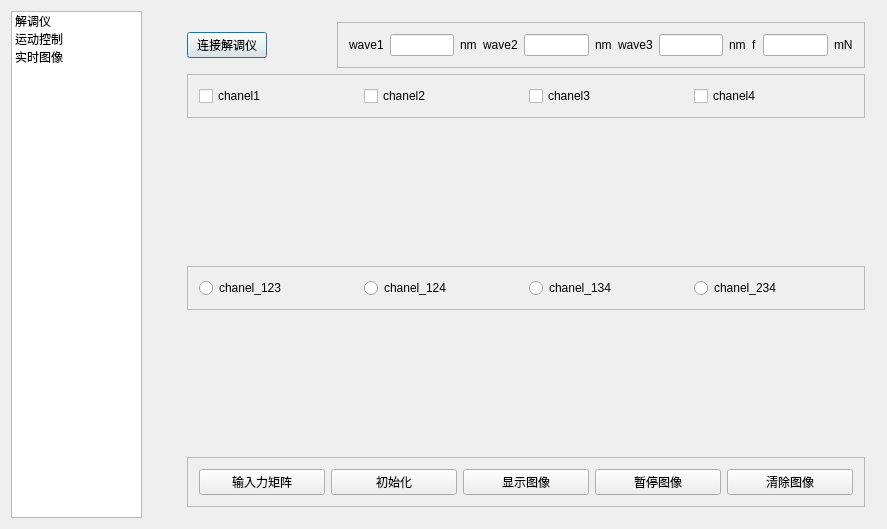
<?xml version="1.0" encoding="UTF-8"?>
<ui version="4.0">
 <class>Dialog</class>
 <widget class="QDialog" name="Dialog">
  <property name="geometry">
   <rect>
    <x>0</x>
    <y>0</y>
    <width>887</width>
    <height>529</height>
   </rect>
  </property>
  <property name="windowTitle">
   <string>Dialog</string>
  </property>
  <layout class="QGridLayout" name="gridLayout">
   <item row="0" column="0">
    <widget class="QListWidget" name="listWidget">
     <property name="sizePolicy">
      <sizepolicy hsizetype="Expanding" vsizetype="Expanding">
       <horstretch>3</horstretch>
       <verstretch>0</verstretch>
      </sizepolicy>
     </property>
     <item>
      <property name="text">
       <string>解调仪</string>
      </property>
     </item>
     <item>
      <property name="text">
       <string>运动控制</string>
      </property>
     </item>
     <item>
      <property name="text">
       <string>实时图像</string>
      </property>
     </item>
    </widget>
   </item>
   <item row="0" column="1">
    <spacer name="horizontalSpacer">
     <property name="orientation">
      <enum>Qt::Horizontal</enum>
     </property>
     <property name="sizeHint" stdset="0">
      <size>
       <width>28</width>
       <height>20</height>
      </size>
     </property>
    </spacer>
   </item>
   <item row="0" column="2">
    <widget class="QStackedWidget" name="stackedWidget">
     <property name="sizePolicy">
      <sizepolicy hsizetype="Preferred" vsizetype="Preferred">
       <horstretch>16</horstretch>
       <verstretch>0</verstretch>
      </sizepolicy>
     </property>
     <property name="currentIndex">
      <number>0</number>
     </property>
     <widget class="QWidget" name="page">
      <layout class="QGridLayout" name="gridLayout_10">
       <item row="0" column="0">
        <widget class="QPushButton" name="btnConnectHy">
         <property name="text">
          <string>连接解调仪</string>
         </property>
        </widget>
       </item>
       <item row="0" column="1">
        <spacer name="horizontalSpacer_2">
         <property name="orientation">
          <enum>Qt::Horizontal</enum>
         </property>
         <property name="sizeHint" stdset="0">
          <size>
           <width>58</width>
           <height>20</height>
          </size>
         </property>
        </spacer>
       </item>
       <item row="0" column="2">
        <widget class="QFrame" name="frame_7">
         <property name="sizePolicy">
          <sizepolicy hsizetype="Preferred" vsizetype="Preferred">
           <horstretch>1</horstretch>
           <verstretch>0</verstretch>
          </sizepolicy>
         </property>
         <property name="frameShape">
          <enum>QFrame::StyledPanel</enum>
         </property>
         <property name="frameShadow">
          <enum>QFrame::Raised</enum>
         </property>
         <layout class="QGridLayout" name="gridLayout_9">
          <item row="0" column="0">
           <widget class="QLabel" name="label">
            <property name="text">
             <string>wave1</string>
            </property>
           </widget>
          </item>
          <item row="0" column="1">
           <widget class="QLineEdit" name="lineE_wave1"/>
          </item>
          <item row="0" column="2">
           <widget class="QLabel" name="label_4">
            <property name="text">
             <string>nm</string>
            </property>
           </widget>
          </item>
          <item row="0" column="3">
           <widget class="QLabel" name="label_10">
            <property name="text">
             <string>wave2</string>
            </property>
           </widget>
          </item>
          <item row="0" column="4">
           <widget class="QLineEdit" name="lineE_wave2"/>
          </item>
          <item row="0" column="5">
           <widget class="QLabel" name="label_9">
            <property name="text">
             <string>nm</string>
            </property>
           </widget>
          </item>
          <item row="0" column="6">
           <widget class="QLabel" name="label_12">
            <property name="text">
             <string>wave3</string>
            </property>
           </widget>
          </item>
          <item row="0" column="7">
           <widget class="QLineEdit" name="lineE_wave3"/>
          </item>
          <item row="0" column="8">
           <widget class="QLabel" name="label_11">
            <property name="text">
             <string>nm</string>
            </property>
           </widget>
          </item>
          <item row="0" column="9">
           <widget class="QLabel" name="label_14">
            <property name="text">
             <string>f</string>
            </property>
           </widget>
          </item>
          <item row="0" column="10">
           <widget class="QLineEdit" name="lineE_f"/>
          </item>
          <item row="0" column="11">
           <widget class="QLabel" name="label_13">
            <property name="text">
             <string>mN</string>
            </property>
           </widget>
          </item>
         </layout>
        </widget>
       </item>
       <item row="1" column="0" colspan="3">
        <widget class="QFrame" name="frame">
         <property name="sizePolicy">
          <sizepolicy hsizetype="Preferred" vsizetype="Preferred">
           <horstretch>0</horstretch>
           <verstretch>0</verstretch>
          </sizepolicy>
         </property>
         <property name="frameShape">
          <enum>QFrame::StyledPanel</enum>
         </property>
         <property name="frameShadow">
          <enum>QFrame::Raised</enum>
         </property>
         <layout class="QGridLayout" name="gridLayout_2">
          <item row="0" column="0">
           <widget class="QCheckBox" name="checkChanel1">
            <property name="text">
             <string>chanel1</string>
            </property>
           </widget>
          </item>
          <item row="0" column="1">
           <widget class="QCheckBox" name="checkChanel2">
            <property name="text">
             <string>chanel2</string>
            </property>
           </widget>
          </item>
          <item row="0" column="2">
           <widget class="QCheckBox" name="checkChanel3">
            <property name="text">
             <string>chanel3</string>
            </property>
           </widget>
          </item>
          <item row="0" column="3">
           <widget class="QCheckBox" name="checkChanel4">
            <property name="text">
             <string>chanel4</string>
            </property>
           </widget>
          </item>
         </layout>
        </widget>
       </item>
       <item row="2" column="0" colspan="3">
        <widget class="QCustomPlot" name="widget" native="true">
         <property name="sizePolicy">
          <sizepolicy hsizetype="Preferred" vsizetype="Preferred">
           <horstretch>0</horstretch>
           <verstretch>1</verstretch>
          </sizepolicy>
         </property>
        </widget>
       </item>
       <item row="3" column="0" colspan="3">
        <widget class="QFrame" name="frame_2">
         <property name="frameShape">
          <enum>QFrame::StyledPanel</enum>
         </property>
         <property name="frameShadow">
          <enum>QFrame::Raised</enum>
         </property>
         <layout class="QGridLayout" name="gridLayout_3">
          <item row="0" column="0">
           <widget class="QRadioButton" name="radioChoose1">
            <property name="text">
             <string>chanel_123</string>
            </property>
           </widget>
          </item>
          <item row="0" column="1">
           <widget class="QRadioButton" name="radioChoose2">
            <property name="text">
             <string>chanel_124</string>
            </property>
           </widget>
          </item>
          <item row="0" column="2">
           <widget class="QRadioButton" name="radioChoose3">
            <property name="text">
             <string>chanel_134</string>
            </property>
           </widget>
          </item>
          <item row="0" column="3">
           <widget class="QRadioButton" name="radioChoose4">
            <property name="text">
             <string>chanel_234</string>
            </property>
           </widget>
          </item>
         </layout>
        </widget>
       </item>
       <item row="4" column="0" colspan="3">
        <widget class="QCustomPlot" name="widget_2" native="true">
         <property name="sizePolicy">
          <sizepolicy hsizetype="Preferred" vsizetype="Preferred">
           <horstretch>0</horstretch>
           <verstretch>1</verstretch>
          </sizepolicy>
         </property>
        </widget>
       </item>
       <item row="5" column="0" colspan="3">
        <widget class="QFrame" name="frame_3">
         <property name="frameShape">
          <enum>QFrame::StyledPanel</enum>
         </property>
         <property name="frameShadow">
          <enum>QFrame::Raised</enum>
         </property>
         <layout class="QGridLayout" name="gridLayout_4">
          <item row="0" column="0">
           <widget class="QPushButton" name="btnMatrix">
            <property name="text">
             <string>输入力矩阵</string>
            </property>
           </widget>
          </item>
          <item row="0" column="1">
           <widget class="QPushButton" name="btnInitial">
            <property name="text">
             <string>初始化</string>
            </property>
           </widget>
          </item>
          <item row="0" column="2">
           <widget class="QPushButton" name="btnAppear">
            <property name="text">
             <string>显示图像</string>
            </property>
           </widget>
          </item>
          <item row="0" column="3">
           <widget class="QPushButton" name="btnStop">
            <property name="text">
             <string>暂停图像</string>
            </property>
           </widget>
          </item>
          <item row="0" column="4">
           <widget class="QPushButton" name="btnClear">
            <property name="text">
             <string>清除图像</string>
            </property>
           </widget>
          </item>
         </layout>
        </widget>
       </item>
      </layout>
     </widget>
     <widget class="QWidget" name="page_2">
      <widget class="QLabel" name="label_2">
       <property name="geometry">
        <rect>
         <x>300</x>
         <y>220</y>
         <width>81</width>
         <height>18</height>
        </rect>
       </property>
       <property name="text">
        <string>pac control</string>
       </property>
      </widget>
     </widget>
     <widget class="QWidget" name="page_3">
      <widget class="QLabel" name="label_3">
       <property name="geometry">
        <rect>
         <x>330</x>
         <y>200</y>
         <width>54</width>
         <height>18</height>
        </rect>
       </property>
       <property name="text">
        <string>camera</string>
       </property>
      </widget>
     </widget>
    </widget>
   </item>
  </layout>
 </widget>
 <layoutdefault spacing="6" margin="11"/>
 <customwidgets>
  <customwidget>
   <class>QCustomPlot</class>
   <extends>QWidget</extends>
   <header location="global">qcustomplot.h</header>
   <container>1</container>
  </customwidget>
 </customwidgets>
 <resources/>
 <connections/>
</ui>
